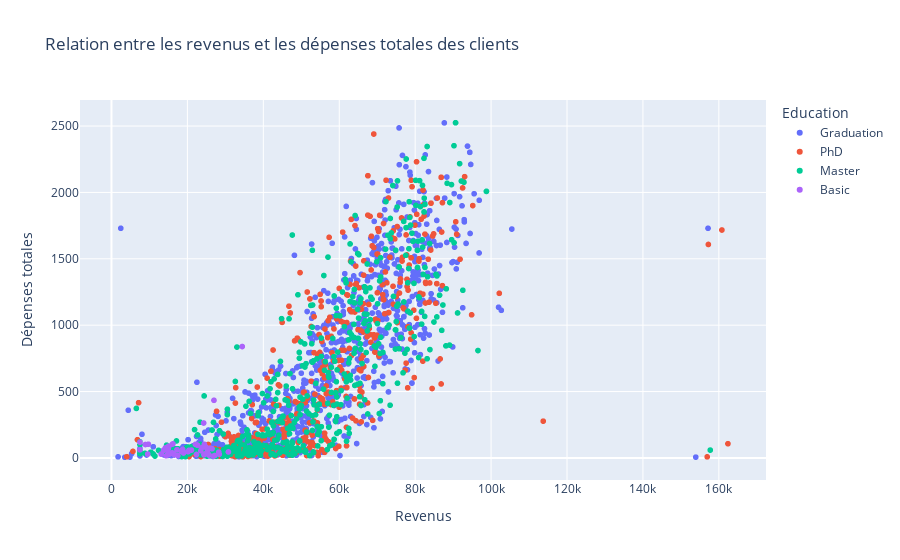

Source (notebook cell):
### Markdown cell above
Calcul et visualisation des dépenses totales

### Code cell
df['Total_Spend'] = df['MntWines']+df['MntFruits']+df['MntMeatProducts']+df['MntFishProducts']+df['MntSweetProducts']+df['MntGoldProds']
df.drop(columns=['MntWines', 'MntFruits', 'MntMeatProducts', 'MntFishProducts', 'MntSweetProducts', 'MntGoldProds'], inplace=True)

fig = px.scatter(df, x='Income', y='Total_Spend', title='Relation entre les revenus et les dépenses totales des clients',
                 labels={'Income': 'Revenus', 'Total_Spend': 'Dépenses totales'},
                 hover_data=['Education', 'Marital_Status'],
                 color='Education')  # Ajouter la couleur par le niveau d'éducation

# Afficher le graphique
fig.show()

### Figure 1 — Plotly figure (JSON) as saved in the notebook; plotly's stock layout.template omitted (floating-point values rounded to 4 significant figures; data arrays with more than 128 entries replaced by an {"elided": "..."} marker saying what was removed)
{"data": [{"customdata": {"elided": "1126x2 str values"}, "hovertemplate": "Education=%{customdata[0]}<br>Revenus=%{x}<br>Dépenses totales=%{y}<br>Marital_Status=%{customdata[1]}<extra></extra>", "legendgroup": "Graduation", "marker": {"color": "#636efa", "symbol": "circle"}, "mode": "markers", "name": "Graduation", "showlegend": true, "type": "scattergl", "x": {"elided": "1126 float values"}, "xaxis": "x", "y": {"elided": "1126 int values"}, "yaxis": "y"}, {"customdata": {"elided": "485x2 str values"}, "hovertemplate": "Education=%{customdata[0]}<br>Revenus=%{x}<br>Dépenses totales=%{y}<br>Marital_Status=%{customdata[1]}<extra></extra>", "legendgroup": "PhD", "marker": {"color": "#EF553B", "symbol": "circle"}, "mode": "markers", "name": "PhD", "showlegend": true, "type": "scattergl", "x": {"elided": "485 float values"}, "xaxis": "x", "y": {"elided": "485 int values"}, "yaxis": "y"}, {"customdata": {"elided": "571x2 str values"}, "hovertemplate": "Education=%{customdata[0]}<br>Revenus=%{x}<br>Dépenses totales=%{y}<br>Marital_Status=%{customdata[1]}<extra></extra>", "legendgroup": "Master", "marker": {"color": "#00cc96", "symbol": "circle"}, "mode": "markers", "name": "Master", "showlegend": true, "type": "scattergl", "x": {"elided": "571 float values"}, "xaxis": "x", "y": {"elided": "571 int values"}, "yaxis": "y"}, {"customdata": [["Basic", "Relationship"], ["Basic", "Relationship"], ["Basic", "Single"], ["Basic", "Relationship"], ["Basic", "Relationship"], ["Basic", "Relationship"], ["Basic", "Relationship"], ["Basic", "Relationship"], ["Basic", "Relationship"], ["Basic", "Relationship"], ["Basic", "Relationship"], ["Basic", "Single"], ["Basic", "Relationship"], ["Basic", "Relationship"], ["Basic", "Relationship"], ["Basic", "Single"], ["Basic", "Relationship"], ["Basic", "Single"], ["Basic", "Single"], ["Basic", "Relationship"], ["Basic", "Single"], ["Basic", "Relationship"], ["Basic", "Relationship"], ["Basic", "Single"], ["Basic", "Single"], ["Basic", "Single"], ["Basic", "Single"], ["Basic", "Relationship"], ["Basic", "Relationship"], ["Basic", "Single"], ["Basic", "Relationship"], ["Basic", "Relationship"], ["Basic", "Relationship"], ["Basic", "Relationship"], ["Basic", "Single"], ["Basic", "Relationship"], ["Basic", "Single"], ["Basic", "Single"], ["Basic", "Relationship"], ["Basic", "Single"], ["Basic", "Relationship"], ["Basic", "Single"], ["Basic", "Relationship"], ["Basic", "Relationship"], ["Basic", "Single"], ["Basic", "Relationship"], ["Basic", "Relationship"], ["Basic", "Relationship"], ["Basic", "Relationship"], ["Basic", "Single"], ["Basic", "Single"], ["Basic", "Relationship"], ["Basic", "Single"], ["Basic", "Relationship"]], "hovertemplate": "Education=%{customdata[0]}<br>Revenus=%{x}<br>Dépenses totales=%{y}<br>Marital_Status=%{customdata[1]}<extra></extra>", "legendgroup": "Basic", "marker": {"color": "#ab63fa", "symbol": "circle"}, "mode": "markers", "name": "Basic", "showlegend": true, "type": "scattergl", "x": [7500, 24594, 9548, 28249, 24882, 24480, 27190, 24279, 30801, 18978, 25965, 21063, 13084, 17487, 20425, 26868, 25443, 14906, 15038, 22634, 16581, 14421, 23724, 15056, 8940, 25707, 7500, 26997, 18393, 24367, 17256, 22634, 13724, 24594, 15862, 9722, 18746, 23529, 28389, 16014, 28249, 20194, 24882, 34445, 22123, 22390, 14188, 20425, 16005, 15253, 26487, 25224, 16185, 14918], "xaxis": "x", "y": [61, 29, 29, 43, 80, 102, 18, 263, 45, 37, 74, 59, 29, 18, 57, 14, 32, 66, 80, 96, 24, 16, 75, 88, 101, 21, 119, 434, 50, 24, 62, 96, 58, 29, 36, 103, 64, 54, 28, 38, 43, 47, 80, 839, 102, 26, 75, 57, 103, 29, 69, 46, 106, 43], "yaxis": "y"}], "layout": {"legend": {"title": {"text": "Education"}, "tracegroupgap": 0}, "title": {"text": "Relation entre les revenus et les dépenses totales des clients"}, "xaxis": {"anchor": "y", "domain": [0, 1], "title": {"text": "Revenus"}}, "yaxis": {"anchor": "x", "domain": [0, 1], "title": {"text": "Dépenses totales"}}}}
